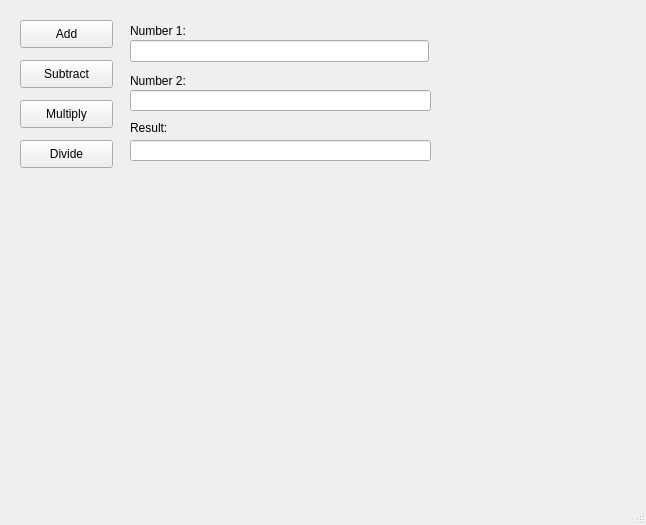
<?xml version="1.0" encoding="UTF-8"?>
<ui version="4.0">
 <class>MainWindow</class>
 <widget class="QMainWindow" name="MainWindow">
  <property name="geometry">
   <rect>
    <x>0</x>
    <y>0</y>
    <width>646</width>
    <height>525</height>
   </rect>
  </property>
  <property name="windowTitle">
   <string>MainWindow</string>
  </property>
  <widget class="QWidget" name="centralwidget">
   <widget class="QLineEdit" name="number2">
    <property name="geometry">
     <rect>
      <x>130</x>
      <y>90</y>
      <width>301</width>
      <height>21</height>
     </rect>
    </property>
    <property name="inputMethodHints">
     <set>Qt::ImhDigitsOnly</set>
    </property>
   </widget>
   <widget class="QLineEdit" name="number1">
    <property name="geometry">
     <rect>
      <x>130</x>
      <y>40</y>
      <width>299</width>
      <height>22</height>
     </rect>
    </property>
    <property name="inputMethodHints">
     <set>Qt::ImhDigitsOnly</set>
    </property>
   </widget>
   <widget class="QLabel" name="label">
    <property name="geometry">
     <rect>
      <x>130</x>
      <y>20</y>
      <width>101</width>
      <height>21</height>
     </rect>
    </property>
    <property name="text">
     <string>Number 1:</string>
    </property>
   </widget>
   <widget class="QLabel" name="label_2">
    <property name="geometry">
     <rect>
      <x>130</x>
      <y>70</y>
      <width>71</width>
      <height>21</height>
     </rect>
    </property>
    <property name="text">
     <string>Number 2:</string>
    </property>
   </widget>
   <widget class="QPushButton" name="addButton">
    <property name="geometry">
     <rect>
      <x>20</x>
      <y>20</y>
      <width>93</width>
      <height>28</height>
     </rect>
    </property>
    <property name="text">
     <string>Add</string>
    </property>
   </widget>
   <widget class="QPushButton" name="subtractButton">
    <property name="geometry">
     <rect>
      <x>20</x>
      <y>60</y>
      <width>93</width>
      <height>28</height>
     </rect>
    </property>
    <property name="inputMethodHints">
     <set>Qt::ImhDigitsOnly</set>
    </property>
    <property name="text">
     <string>Subtract</string>
    </property>
   </widget>
   <widget class="QPushButton" name="multiplyButton">
    <property name="geometry">
     <rect>
      <x>20</x>
      <y>100</y>
      <width>93</width>
      <height>28</height>
     </rect>
    </property>
    <property name="inputMethodHints">
     <set>Qt::ImhDigitsOnly</set>
    </property>
    <property name="text">
     <string>Multiply</string>
    </property>
   </widget>
   <widget class="QPushButton" name="divideButton">
    <property name="geometry">
     <rect>
      <x>20</x>
      <y>140</y>
      <width>93</width>
      <height>28</height>
     </rect>
    </property>
    <property name="inputMethodHints">
     <set>Qt::ImhDigitsOnly</set>
    </property>
    <property name="text">
     <string>Divide</string>
    </property>
   </widget>
   <widget class="QLabel" name="label_3">
    <property name="geometry">
     <rect>
      <x>130</x>
      <y>120</y>
      <width>55</width>
      <height>16</height>
     </rect>
    </property>
    <property name="inputMethodHints">
     <set>Qt::ImhNone</set>
    </property>
    <property name="text">
     <string>Result:</string>
    </property>
   </widget>
   <widget class="QLineEdit" name="result">
    <property name="geometry">
     <rect>
      <x>130</x>
      <y>140</y>
      <width>301</width>
      <height>21</height>
     </rect>
    </property>
    <property name="readOnly">
     <bool>true</bool>
    </property>
   </widget>
  </widget>
  <widget class="QMenuBar" name="menubar">
   <property name="geometry">
    <rect>
     <x>0</x>
     <y>0</y>
     <width>646</width>
     <height>26</height>
    </rect>
   </property>
  </widget>
  <widget class="QStatusBar" name="statusbar"/>
 </widget>
 <resources/>
 <connections/>
</ui>
